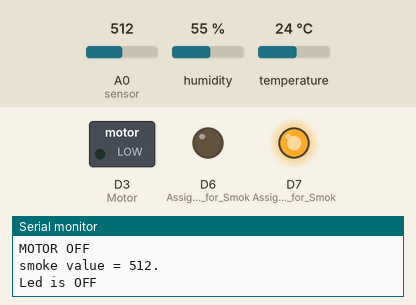
Bench run of a sketch on a simulated ESP8266 (NodeMCU). Shown: switched loads named in the sketch (green lamp = pin HIGH), output pins drawn as LEDs (lit = HIGH), the last lines printed to the serial monitor. The inputs (shaded band) are chosen by the test bench; at power-on: A0 (sensor) = 512, humidity 55 %, temperature 24 °C. WiFi joins after 1.5 s; servers stay silent unless stated.

Above: at 3.0 s.
3.1 s: A0 (sensor) set to 200
5.8 s: A0 (sensor) set to 176
At 7.9 s:
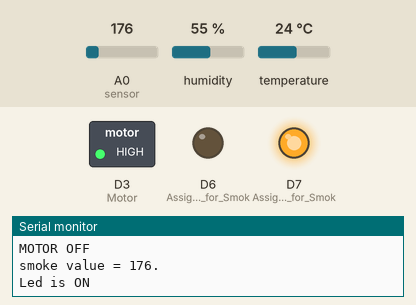
8.5 s: A0 (sensor) set to 306
At 9.2 s:
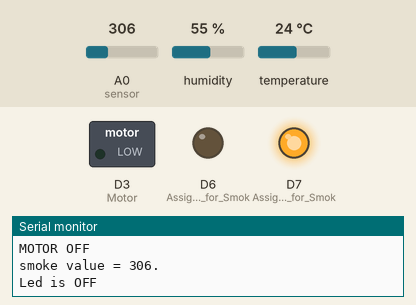
10.2 s: A0 (sensor) set to 180
At 12.3 s:
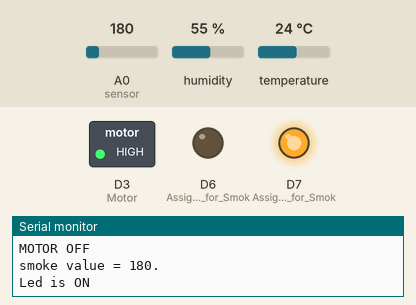
Timing chart, 0 to 13.7 s (numbered marks = the images above; inputs shaded):
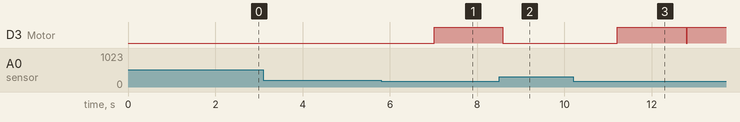

The sketch:

Green_Watch.ino
```cpp
/*************************************************************
SMART IRRIGATION
 *************************************************************/
 // Template ID, Device Name and Auth Token are provided by the Blynk.Cloud
 // See the Device Info tab, or Template settings
#include <Adafruit_Sensor.h>
#include <DHT.h>
#include <DHT_U.h>
#define BLYNK_TEMPLATE_ID " "//Template ID
#define BLYNK_DEVICE_NAME " "//Device name
#define BLYNK_AUTH_TOKEN " "//Auth token
#define BLYNK_PRINT Serial
#define BLYNK_PRINT Serial
#define Motor D3
#define DHTPIN D4
#define Smoke D7
#define DHTTYPE    DHT11
#include <ESP8266WiFi.h>
#include <BlynkSimpleEsp8266.h>
char auth[] = BLYNK_AUTH_TOKEN;
// Your WiFi credentials.
// Set password to "" for open networks.
char ssid[] = " ";//WIFI ID(case sensitive)
char pass[] = " ";//WIFI PASSWORD(case sensitive)
const int Led = D3;//Assigning D3 pin for LED
BlynkTimer timer;
// This function is called every time the device is connected to the Blynk.Cloud
DHT_Unified dht(DHTPIN, DHTTYPE);
BLYNK_CONNECTED()
{
  // Change Web Link Button message to "Congratulations!"
  Blynk.setProperty(V3, "offImageUrl", "https://static-image.nyc3.cdn.digitaloceanspaces.com/general/fte/congratulations.png");
  Blynk.setProperty(V3, "onImageUrl",  "https://static-image.nyc3.cdn.digitaloceanspaces.com/general/fte/congratulations_pressed.png");
  Blynk.setProperty(V3, "url", "https://docs.blynk.io/en/getting-started/what-do-i-need-to-blynk/how-quickstart-device-was-made");
}
void myTimerEvent()
{
  sensors_event_t event;
  dht.temperature().getEvent(&event);
  Serial.print("Temperature: ");
  float temp = float(event.temperature);
  Serial.print(event.temperature);
  Blynk.virtualWrite(V1, temp);
  Serial.println("°C");

  dht.humidity().getEvent(&event);
  Serial.print("Humidity: ");
  float hum = float(event.relative_humidity);
  Serial.print(hum);
  Blynk.virtualWrite(V2, hum);
  Serial.println("%");
  Serial.println("\n-------------------------------");

}
void moisture()
{
  int value = analogRead(A0);//reading soil moistor sensor value
  value = map(value, 0, 1023, 0, 100);
  Serial.println(value);
}
  void setup()
  {
  pinMode(Motor,OUTPUT);//Assigning Motor pin D3 as output.
  pinMode(D6,OUTPUT);//Assigning D6 pin for Smoke Sensor Ground pin as output.
  pinMode(D7,OUTPUT);//Assigning D7 pin for Smoke sensor digitalpin as output.
  digitalWrite(D6,LOW);//D6 as Ground
  digitalWrite(D7,HIGH);//D7 as high
  Serial.begin(9600);
  dht.begin();
  Blynk.begin(auth, ssid, pass);
  timer.setInterval(1000L, myTimerEvent);
  }
void loop()
{
   float moisture_percentage;
   int Smoke= analogRead(D7);//reading somke sensor value
  moisture_percentage =  ( 100.00 - ( (analogRead(A0)/1024.00)*100));
  Serial.print("Soil Moisture(in Percentage) = ");
  Serial.print(moisture_percentage);
  Serial.println("%");
  if(moisture_percentage <= 30)//if the soil moisrture is less then 30 the motor will turn ON
  {
    Serial.println("MOTOR ON");
    digitalWrite(Motor,HIGH);
  }
 else
 {
  Serial.println("MOTOR OFF");
  digitalWrite(Motor,LOW);
 }
Serial.print("smoke value = ");
  Serial.print(Smoke);
  Serial.print(".");
  Serial.println(" ");
  if(Smoke > 190)
  {
    digitalWrite(Led,LOW);
    Serial.println("Led is OFF");
    delay(1000);
  }
  else
  {
  digitalWrite(Led,HIGH);
  Serial.println("Led is ON");
  }
  delay(500);
  Blynk.virtualWrite(V0,moisture_percentage);
  delay(1000);
  Blynk.run();
  timer.run();
}
```

Measured:
- the behaviour switches between 191 and 190 on A0 (sensor) (found by bisection; images 0 and 1)
- after the input at 5.8 s, D3 (Motor): LOW → HIGH after 1.2 s
- after the input at 8.5 s, D3 (Motor): goes on until 8.6 s, then stays LOW
- after the input at 10.2 s, D3 (Motor): LOW → HIGH after 1.0 s, → LOW 1.6 s later, → HIGH 0.02 s later
